Frame 1 (no input): blank canvas, image omitted
Frame 60 (no input): blank canvas, image omitted
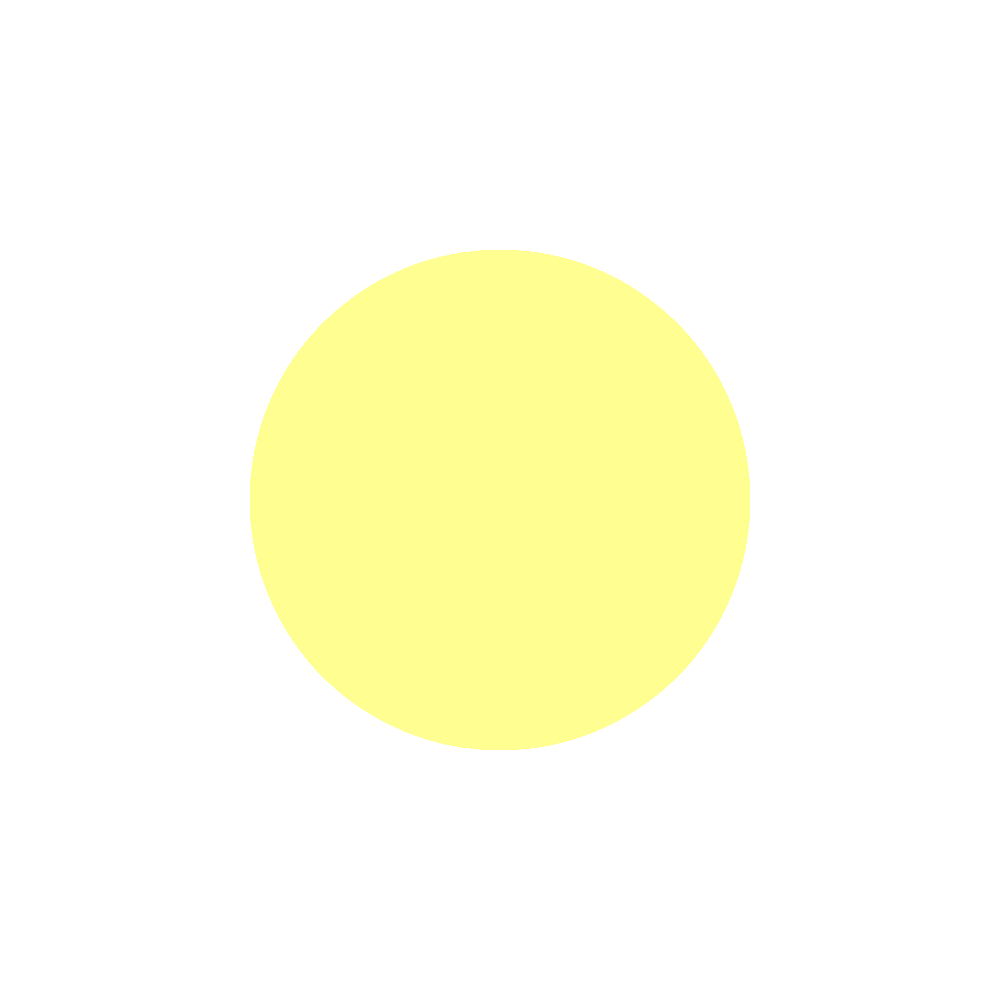
Frame 120 (the mouse pressed at the canvas centre since frame 60)

The p5.js sketch whose frames 1 and 60 were blank and that drew this single picture after the mouse press (run headless with seeded random() and noise() and a simulated clock; from frame 60 on, the mouse is pressed at the canvas centre):

// p5.js sketch
// ── sketch.js
/*
Mouse Interaction
Created by Tina Deng
Revised May 8th, 2019
*/

function setup() {
  //create a canvas
  createCanvas(1000,1000);
  noStroke();
}

function draw() {
  //create mouse interaction
  //Create colours and ellipses based on mouse position
  fill(mouseX,mouseY,145);
  ellipse(mouseX,mouseY,mouseX,mouseY);

}
